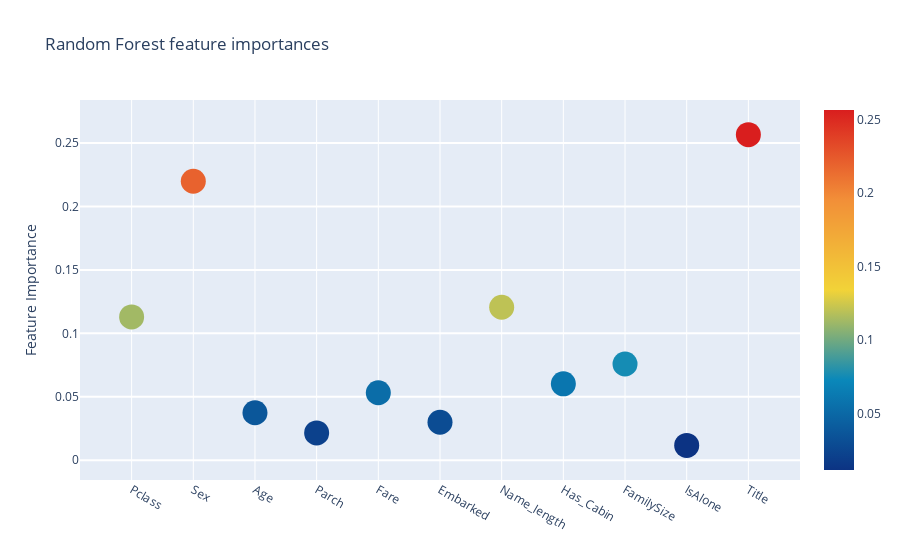
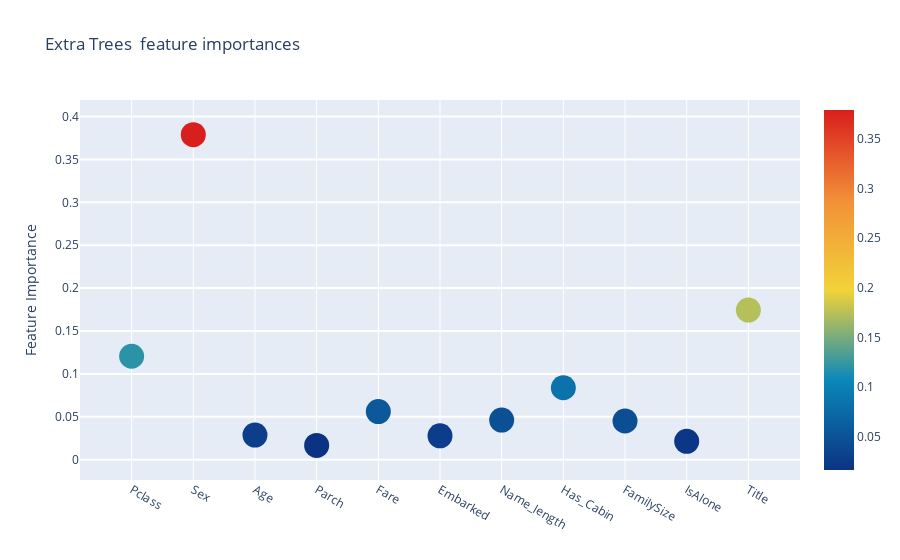
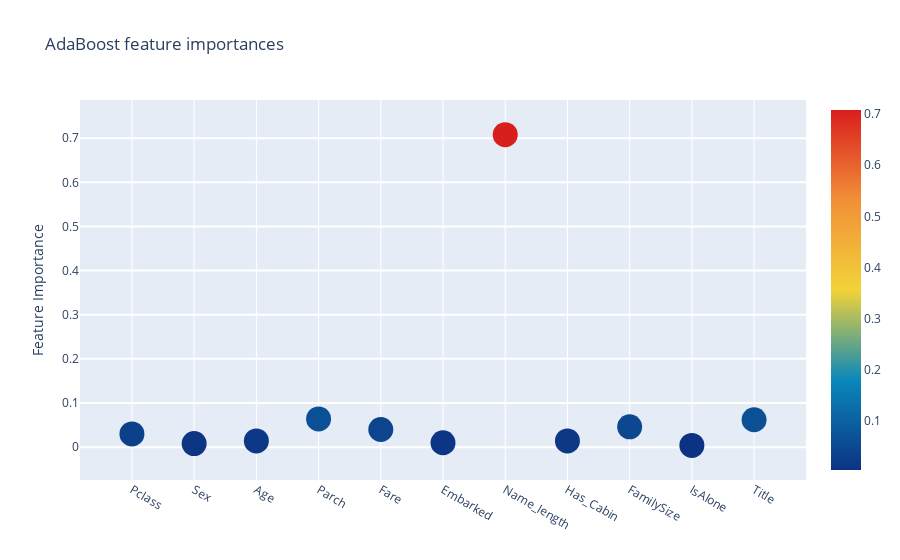
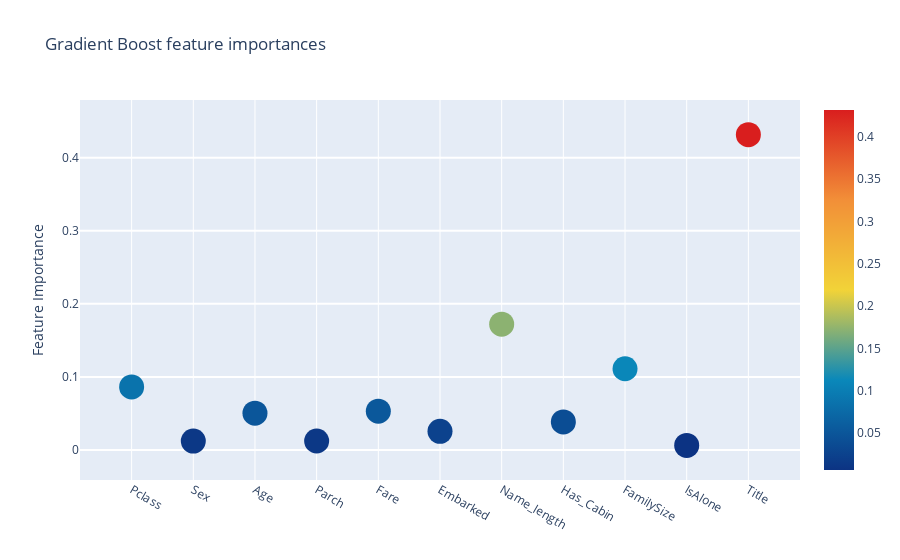

These figures' notebook cell, in order:
### Markdown cell above
### Interactive feature importances via Plotly scatterplots

### Code cell
# Scatter plot
for col in feature_dataframe.columns:
    if col == "features":
        continue
        
    trace = go.Scatter(
        y=feature_dataframe[col].values,
        x=feature_dataframe["features"].values,
        mode="markers",
        marker=dict(
            sizemode="diameter",
            sizeref=1,
            size=25,
            color=feature_dataframe[col].values,
            colorscale="Portland",
            showscale=True
        ),
        text = feature_dataframe["features"].values
    )
    data = [trace]

    layout = go.Layout(
        autosize=True,
        title=col,
        hovermode="closest",
        yaxis=dict(
            title="Feature Importance",
            ticklen=5,
            gridwidth=2
        ),
        showlegend=False
    )
    fig = go.Figure(data=data, layout=layout)
    py.iplot(fig, filename="scatter2010")

### Figure 1 — Plotly figure (JSON) as saved in the notebook; plotly's stock layout.template omitted (floating-point values rounded to 4 significant figures)
{"data": [{"marker": {"color": [0.113, 0.2199, 0.0374, 0.02155, 0.05321, 0.02994, 0.1206, 0.0602, 0.07587, 0.01171, 0.2567], "colorscale": [[0, "rgb(12,51,131)"], [0.25, "rgb(10,136,186)"], [0.5, "rgb(242,211,56)"], [0.75, "rgb(242,143,56)"], [1, "rgb(217,30,30)"]], "showscale": true, "size": 25, "sizemode": "diameter", "sizeref": 1}, "mode": "markers", "text": ["Pclass", "Sex", "Age", "Parch", "Fare", "Embarked", "Name_length", "Has_Cabin", "FamilySize", "IsAlone", "Title"], "type": "scatter", "x": ["Pclass", "Sex", "Age", "Parch", "Fare", "Embarked", "Name_length", "Has_Cabin", "FamilySize", "IsAlone", "Title"], "y": [0.113, 0.2199, 0.0374, 0.02155, 0.05321, 0.02994, 0.1206, 0.0602, 0.07587, 0.01171, 0.2567]}], "layout": {"autosize": true, "hovermode": "closest", "showlegend": false, "title": {"text": "Random Forest feature importances"}, "yaxis": {"gridwidth": 2, "ticklen": 5, "title": {"text": "Feature Importance"}}}}

### Figure 2 — Plotly figure (JSON) as saved in the notebook; plotly's stock layout.template omitted (floating-point values rounded to 4 significant figures)
{"data": [{"marker": {"color": [0.1206, 0.3789, 0.02877, 0.01673, 0.05614, 0.02785, 0.04624, 0.08386, 0.04515, 0.02145, 0.1744], "colorscale": [[0, "rgb(12,51,131)"], [0.25, "rgb(10,136,186)"], [0.5, "rgb(242,211,56)"], [0.75, "rgb(242,143,56)"], [1, "rgb(217,30,30)"]], "showscale": true, "size": 25, "sizemode": "diameter", "sizeref": 1}, "mode": "markers", "text": ["Pclass", "Sex", "Age", "Parch", "Fare", "Embarked", "Name_length", "Has_Cabin", "FamilySize", "IsAlone", "Title"], "type": "scatter", "x": ["Pclass", "Sex", "Age", "Parch", "Fare", "Embarked", "Name_length", "Has_Cabin", "FamilySize", "IsAlone", "Title"], "y": [0.1206, 0.3789, 0.02877, 0.01673, 0.05614, 0.02785, 0.04624, 0.08386, 0.04515, 0.02145, 0.1744]}], "layout": {"autosize": true, "hovermode": "closest", "showlegend": false, "title": {"text": "Extra Trees  feature importances"}, "yaxis": {"gridwidth": 2, "ticklen": 5, "title": {"text": "Feature Importance"}}}}

### Figure 3 — Plotly figure (JSON) as saved in the notebook; plotly's stock layout.template omitted (floating-point values rounded to 4 significant figures)
{"data": [{"marker": {"color": [0.03, 0.008, 0.014, 0.064, 0.04, 0.01, 0.708, 0.014, 0.046, 0.004, 0.062], "colorscale": [[0, "rgb(12,51,131)"], [0.25, "rgb(10,136,186)"], [0.5, "rgb(242,211,56)"], [0.75, "rgb(242,143,56)"], [1, "rgb(217,30,30)"]], "showscale": true, "size": 25, "sizemode": "diameter", "sizeref": 1}, "mode": "markers", "text": ["Pclass", "Sex", "Age", "Parch", "Fare", "Embarked", "Name_length", "Has_Cabin", "FamilySize", "IsAlone", "Title"], "type": "scatter", "x": ["Pclass", "Sex", "Age", "Parch", "Fare", "Embarked", "Name_length", "Has_Cabin", "FamilySize", "IsAlone", "Title"], "y": [0.03, 0.008, 0.014, 0.064, 0.04, 0.01, 0.708, 0.014, 0.046, 0.004, 0.062]}], "layout": {"autosize": true, "hovermode": "closest", "showlegend": false, "title": {"text": "AdaBoost feature importances"}, "yaxis": {"gridwidth": 2, "ticklen": 5, "title": {"text": "Feature Importance"}}}}

### Figure 4 — Plotly figure (JSON) as saved in the notebook; plotly's stock layout.template omitted (floating-point values rounded to 4 significant figures)
{"data": [{"marker": {"color": [0.0864, 0.01228, 0.05045, 0.01239, 0.05315, 0.02557, 0.1722, 0.03846, 0.1112, 0.006378, 0.4315], "colorscale": [[0, "rgb(12,51,131)"], [0.25, "rgb(10,136,186)"], [0.5, "rgb(242,211,56)"], [0.75, "rgb(242,143,56)"], [1, "rgb(217,30,30)"]], "showscale": true, "size": 25, "sizemode": "diameter", "sizeref": 1}, "mode": "markers", "text": ["Pclass", "Sex", "Age", "Parch", "Fare", "Embarked", "Name_length", "Has_Cabin", "FamilySize", "IsAlone", "Title"], "type": "scatter", "x": ["Pclass", "Sex", "Age", "Parch", "Fare", "Embarked", "Name_length", "Has_Cabin", "FamilySize", "IsAlone", "Title"], "y": [0.0864, 0.01228, 0.05045, 0.01239, 0.05315, 0.02557, 0.1722, 0.03846, 0.1112, 0.006378, 0.4315]}], "layout": {"autosize": true, "hovermode": "closest", "showlegend": false, "title": {"text": "Gradient Boost feature importances"}, "yaxis": {"gridwidth": 2, "ticklen": 5, "title": {"text": "Feature Importance"}}}}
